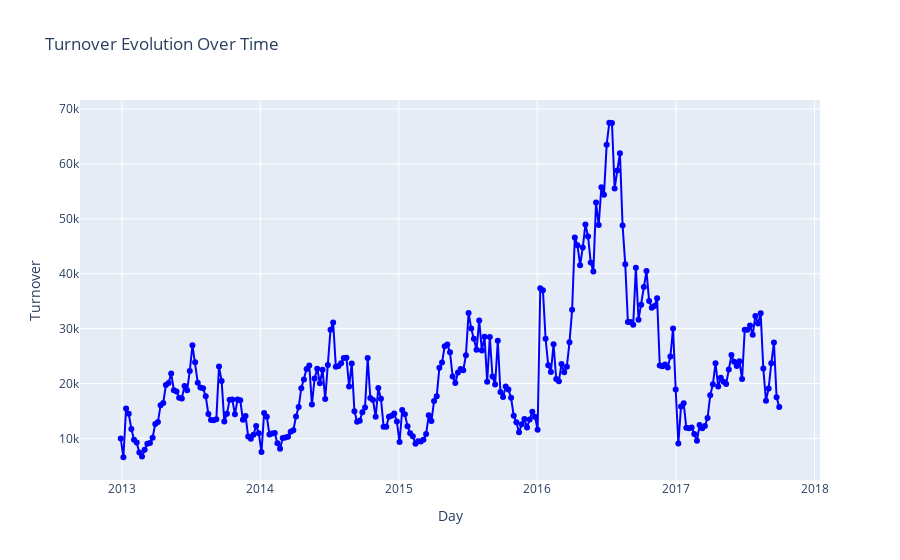

The notebook cell saved with this chart:
### Markdown cell above
Afin de visualiser plus facilement l'évolution du turnover sur l'année nous avons opté pour un affichage du turover chaque mois plutôt que chaque semaine. Pour cela nous avons déjà regroupé les lignes par semaine et département (la maille business unit ne nous intéresse pas pour répondre aux questions) puis sommes passés d'un dataframe avec une ligne par semaine et département à un dataframe à une ligne par jour et départment avec une valeur de turnover divisée par 7 pour chaque ligne. Puis nous avons regroupé les lignes par mois. Cette méthode est plus précise que de regrouper directement les semaines en mois car des jours risquent de ne pas être attribués aux bons mois.

### Code cell
fig = px.line(train_df[(train_df['dpt_num_department']==73)].groupby('day_id', as_index=False).turnover.sum(), x='day_id', y='turnover', title='Turnover Evolution Over Time')

fig.update_traces(mode='lines+markers', line=dict(color='blue'))
fig.update_layout(xaxis_title='Day', yaxis_title='Turnover')

fig.show()

### Figure 1 — Plotly figure (JSON) as saved in the notebook; plotly's stock layout.template omitted (floating-point values rounded to 4 significant figures; data arrays with more than 128 entries replaced by an {"elided": "..."} marker saying what was removed)
{"data": [{"hovertemplate": "day_id=%{x}<br>turnover=%{y}<extra></extra>", "legendgroup": "", "line": {"color": "blue", "dash": "solid"}, "marker": {"symbol": "circle"}, "mode": "lines+markers", "name": "", "orientation": "v", "showlegend": false, "type": "scatter", "x": {"elided": "249 str values"}, "xaxis": "x", "y": {"elided": "249 float values"}, "yaxis": "y"}], "layout": {"legend": {"tracegroupgap": 0}, "title": {"text": "Turnover Evolution Over Time"}, "xaxis": {"anchor": "y", "domain": [0, 1], "title": {"text": "Day"}}, "yaxis": {"anchor": "x", "domain": [0, 1], "title": {"text": "Turnover"}}}}
